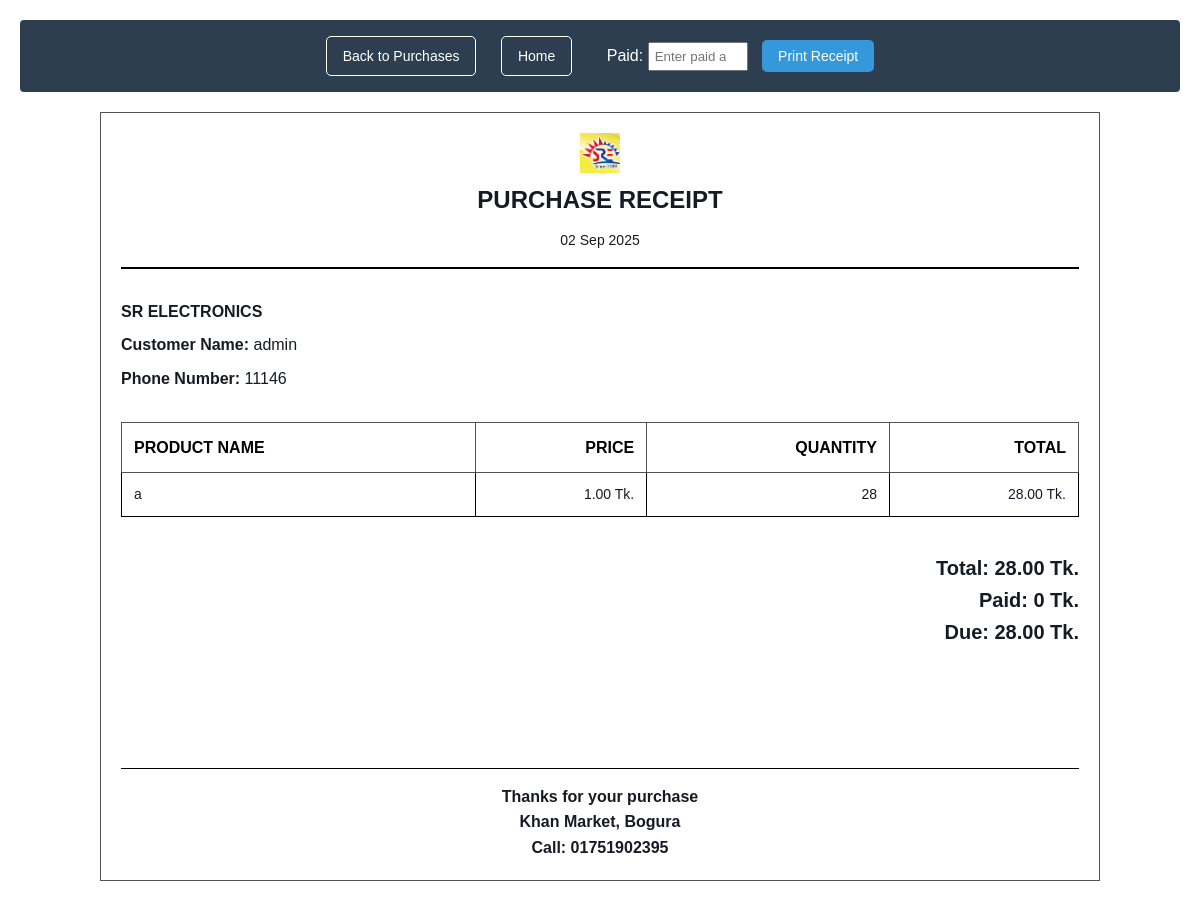
Screenshot of /purchase-details/80/ (signed in) with the database file from the repository.
### ecommerce_app/models.py (models this page shows, shortened)
class PurchaseSession(models.Model):
    user = models.ForeignKey(User, on_delete=models.CASCADE)
    created_at = models.DateTimeField(default=timezone.now, null=True, blank=True)

class User(AbstractBaseUser):
    name = models.CharField(max_length=100)
    phone = models.CharField(max_length=15, unique=True)
    is_active = models.BooleanField(default=True)
    is_admin = models.BooleanField(default=False)
    USERNAME_FIELD = 'phone'
    REQUIRED_FIELDS = ['name']
    objects = UserManager()

class Order(models.Model):
    user = models.ForeignKey(User, on_delete=models.CASCADE, null=True, blank=True)
    session = models.ForeignKey(PurchaseSession, on_delete=models.CASCADE, related_name='orders', null=True, blank=True)
    product = models.ForeignKey(Product, on_delete=models.SET_NULL, null=True, blank=True)
    product_name = models.CharField(max_length=200)
    product_price = models.DecimalField(max_digits=10, decimal_places=2)
    quantity = models.IntegerField(null=True, blank=True)
    total_price = models.DecimalField(max_digits=10, decimal_places=2, null=True, blank=True)
    created_at = models.DateTimeField(default=timezone.now)
    confirmed = models.BooleanField(default=False)

### ecommerce_app/views.py (the view)
# urls.py: path('purchase-details/<int:session_id>/', views.purchase_details, name='purchase_details'),
@login_required
def purchase_details(request, session_id):
    session = get_object_or_404(PurchaseSession, id=session_id, user=request.user)
    orders = session.orders.all()
    total_price = sum(order.total_price for order in orders)
    return render(request, 'purchase_details.html', {
        'session': session,
        'orders': orders,
        'total_price': total_price
    })

### ecommerce_app/templates/purchase_details.html (shortened to what this page needs)
{% load static %}
<!DOCTYPE html>
<html lang="en">
<head>
</head>
<body>
    <div>
        <div class="action-buttons ">
            <a href="{% url 'see_buy_all' %}" class="btn btn-back r r1" style="background: none;">Back to Purchases</a>
             <a href="{% url 'home' %}"  class="btn btn-back r r1"  style="background: none;">Home</a>
<div style="display:inline-block; margin-left:20px; color:white;">
    <label for="paid_amount">Paid: </label>
    <input type="number" id="paid_amount" placeholder="Enter paid amount" style="padding:5px; width:100px;">
</div>
             <button class="btn btn-print r" style="border: none;" onclick="window.print()">Print Receipt</button>
        </div>
    </div>
    <div class="receipt-container">
        <div class="receipt-header">
            <img src="{% static 'images/ha.PNG' %}" alt="Logo" style="width: 40px; height: 40px;">
            <h1>PURCHASE RECEIPT</h1>
            <div class="receipt-date">{{ session.created_at|date:"d M Y" }}</div>
        </div>
        <div class="customer-info">
        <p><strong>SR ELECTRONICS</strong></p>
            <p><strong>Customer Name:</strong> {{ session.user.name }}</p>
            <p><strong>Phone Number:</strong> {{ session.user.phone }}</p>
        </div>
        <div class="table-container">
            <table class="purchase-table">
                <thead>
                    <tr>
                        <th>Product Name</th>
                        <th>Price</th>
                        <th>Quantity</th>
                        <th>Total</th>
                    </tr>
                </thead>
                <tbody>
                    {% for order in orders %}
                    <tr>
                        <td>{{ order.product_name }}</td>
                        <td>{{ order.product_price }} Tk.</td>
                        <td>{{ order.quantity }}</td>
                        <td>{{ order.total_price }} Tk. </td>
                    </tr>
                    {% endfor %}
                </tbody>
            </table>
        </div>
        <div class="total-section">
            <div class="total-amount">
                Total: {{ total_price }}  Tk.
            </div>
             <div class="total-amount">
        Paid: <span id="paid_display">0 Tk.</span>
    </div>
     <div class="total-amount">
        Due: <span id="due_display">{{ total_price }} Tk.</span>
    </div>
        </div>
        <div class="receipt-footer">
            <p>Thanks for your purchase</p>
            <p>Khan Market, Bogura</p>
            <p>Call: 01751902395</p>
        </div>
    </div>
</body>
</html>

### ecommerce_app/templates/purchase_details.html (style rules this page uses)
* { margin: 0; padding: 0; box-sizing: border-box; }
body { font-family: 'Arial', sans-serif; background-color: white; padding: 20px; color: #151b25; line-height: 1.6; }
.receipt-container { max-width: 1000px; margin: 0 auto; background: white; border: none; padding: 20px; border: 1px solid rgb(83, 82, 82); }
.receipt-header { text-align: center; margin-bottom: 30px; border-bottom: 2px solid black; padding-bottom: 15px; }
.receipt-header h1 { font-size: 24px; margin-bottom: 10px; font-weight: bold; text-transform: uppercase; }
.receipt-date { font-size: 14px; margin-top: 10px; }
.customer-info { margin-bottom: 30px; }
.customer-info p { margin-bottom: 8px; font-size: 16px; }
.customer-info strong { font-weight: bold; }
.purchase-table { width: 100%; border-collapse: collapse; margin-bottom: 20px; border: 1px solid rgb(39, 38, 38); }
.purchase-table th { background: white; color: black; padding: 12px; text-align: left; font-weight: bold; border: 1px solid rgb(83, 82, 82); text-transform: uppercase; }
.purchase-table td { padding: 10px 12px; border: 1px solid black; font-size: 14px; text-align: left; }
.purchase-table td:nth-child(2), .purchase-table td:nth-child(3), .purchase-table td:nth-child(4), .purchase-table th:nth-child(2), .purchase-table th:nth-child(3), .purchase-table th:nth-child(4) { text-align: right; }
.total-section { text-align: right; margin-bottom: 30px; padding-top: 15px; }
.total-amount { font-size: 20px; font-weight: bold; }
.action-buttons { text-align: center; margin-bottom: 20px; }
.btn { padding: 10px 20px; margin: 0 10px; border: 2px solid black; background: white; color: black; cursor: pointer; font-size: 14px; text-decoration: none; display: inline-block; }
.receipt-footer { text-align: center; border-top: 1px solid black; padding-top: 15px; font-size: 16px; font-weight: bold; margin-top: 120px; }
.r { background: #3498db; color: white; border: none; padding: 8px 16px; border-radius: 5px; cursor: pointer; font-size: 14px; font-weight: 500; transition: all 0.3s ease; border: 1px solid white; }
.action-buttons { background: #2c3e50; padding: 16px; border-radius: 4px; }

### rows the page displays
PurchaseSession: created_at "02 Sep 2025", user.name "admin", user.phone "11146"
Order: product_name "a", product_price "1.00", quantity "28", total_price "28.00"

### other values shown
{{ total_price }} "28.00"
